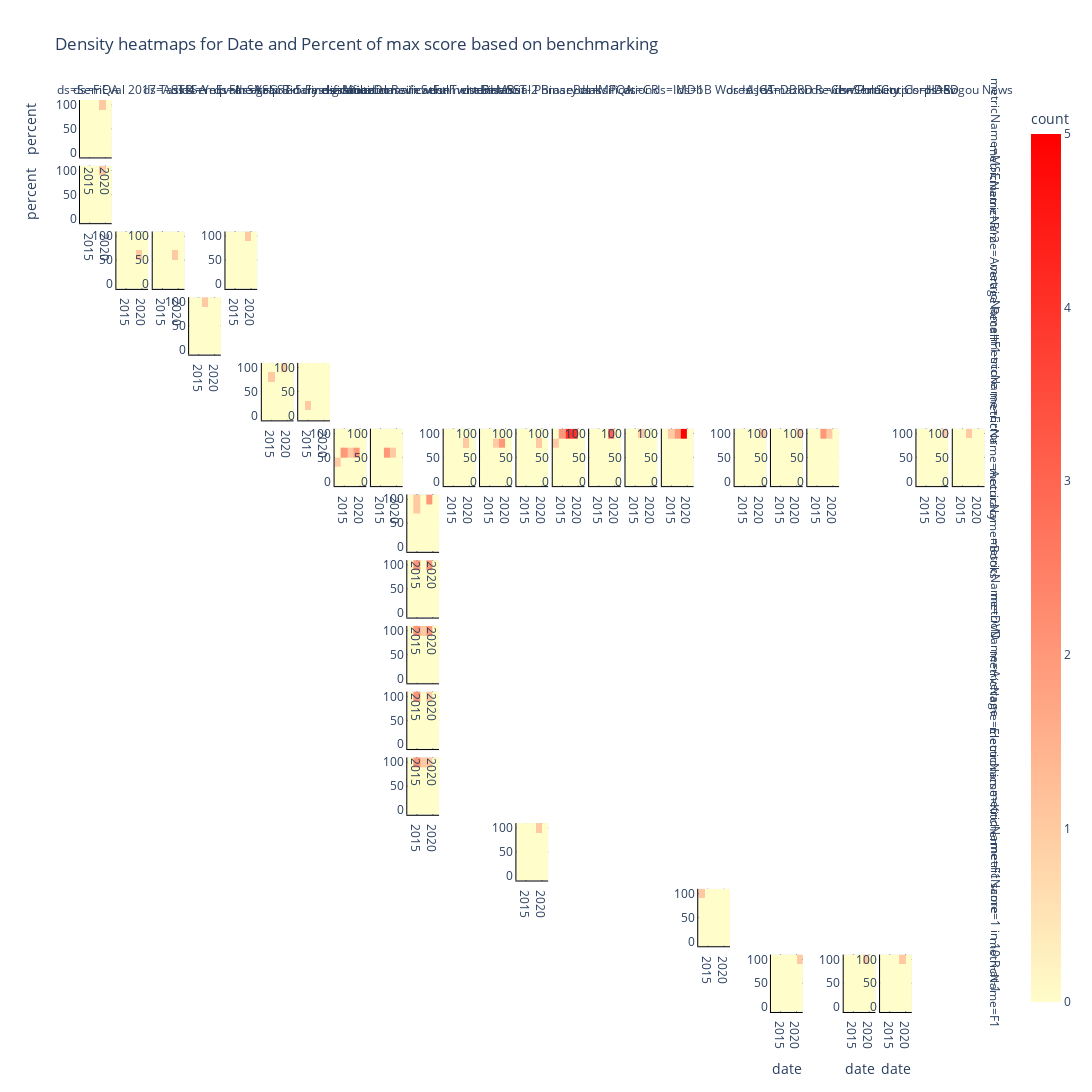

The cell this chart's notebook holds for it:
### Code cell
#plot the heatmaps considering the percentual of total value per year for each dataset
fig = px.density_heatmap(get_ratio_df_all_per_global, x="date", y="percent",
       title="Density heatmaps for Date and Percent of max score based on benchmarking",
       facet_col="ds",facet_row="metricName", color_continuous_scale=['#fffdc9', 'red'],
                        facet_col_spacing=0.0050, facet_row_spacing=0.009090)

fig.update_layout(
    autosize=True,
    height=len(get_ratio_df_all_per_global["metricName"].unique())*200,
    width=len(get_ratio_df_all_per_global["metricName"].unique())*300
)

fig.update_yaxes(showticklabels=True, linecolor="black", showgrid=True, gridcolor="black", gridwidth=1 )
fig.update_xaxes(showticklabels=True, linecolor="black", showgrid=True, gridcolor="black", gridwidth=1 )


fig.show()
